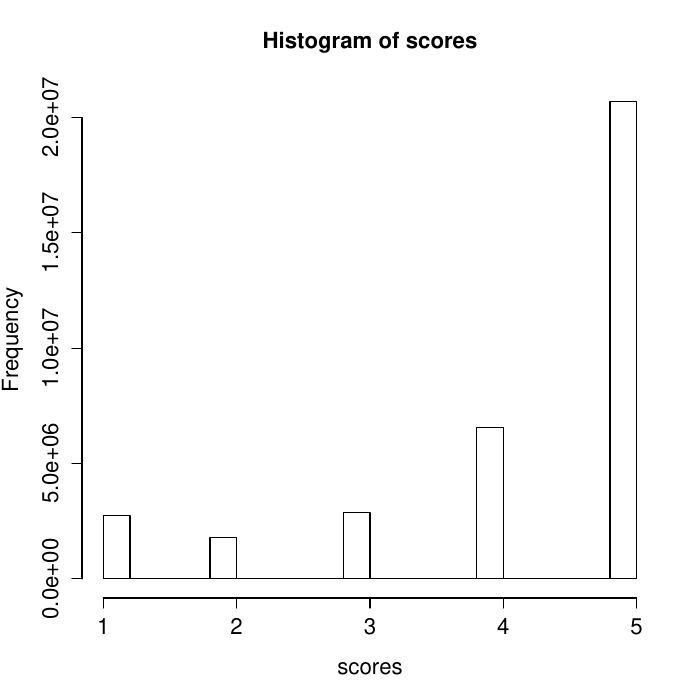

Write the R code that produced this figure.
scores <- scan("scores")
pdf("histogram_scores.pdf")

hist(scores,cex=0.3, cex.lab=1.3, cex.axis=1.3, cex.main=1.3, cex.sub=1.3)
dev.off()
